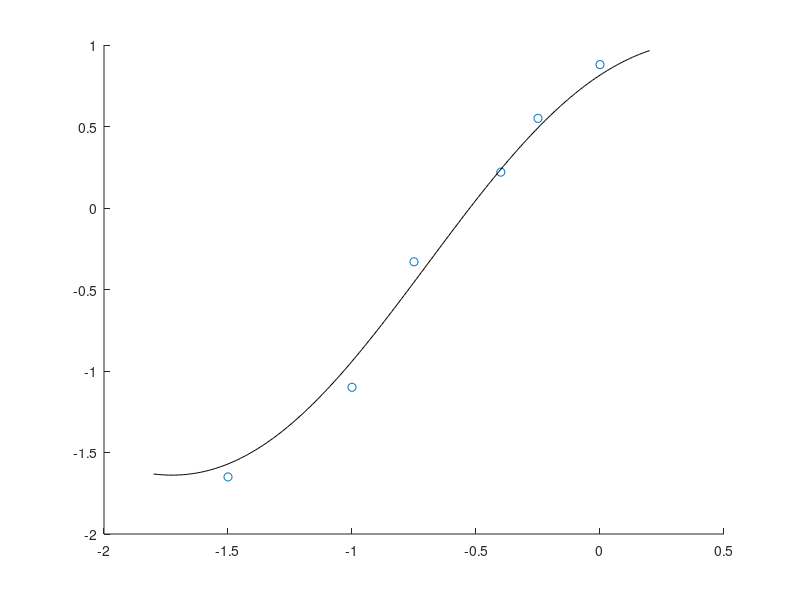

Reproduce this figure in MATLAB.
clear all;
close all;
clc;

% this is a demo for Gaussian Process Regression
% for more information please refer to 'Gaussian proecess regression a quick introduction.pdf'
% written by NeoChow @HIT 2017/10/10
% the x range from -1.8 to 0.2
x = [-1.5, -1.0, -0.75, -0.4, -0.25, 0.00]; % training set
y = 0.55*[-3 -2 -0.6 0.4 1 1.6];              % coresponding value of x
figure(1);
scatter(x,y,'r.');
hold on;
K = [1.70 1.42 1.21 0.87 0.72 0.51;         % covariance matrix of training set
    1.42 1.70 1.56 1.34 1.21 0.97;
    1.21 1.56 1.70 1.51 1.42 1.21;
    0.87 1.34 1.51 1.70 1.59 1.48;
    0.72 1.21 1.42 1.59 1.70 1.56;
    0.51 0.97 1.21 1.48 1.56 1.70];
sigman = 0.3;   % the covariance of the noise
sigmaf = 1.27;  % hyperparameter of SE kernel the constant factor
l = 1;          % hyperparameter of SE kernel the length factor
% compute the K*, the new x*'s are vector from -1.8 to 0.2
xtest = -1.8 : 0.01: 0.2;
K_ = zeros(length(x), length(xtest));       % K_ is the matrix(K(X, X*))
for ii = 1:length(x)
    for jj = 1:length(xtest)
        K_(ii,jj) = sigmaf^2*exp(-(x(ii) - xtest(jj))^2/(2*l*l));
%         if x(ii) == xtest(jj)
%             K_(ii,jj) = K_(ii,jj) + sigman^2;
%         end
    end
end
y_ = K_'*(inv(K))*(y');
plot(xtest,y_','k-');

